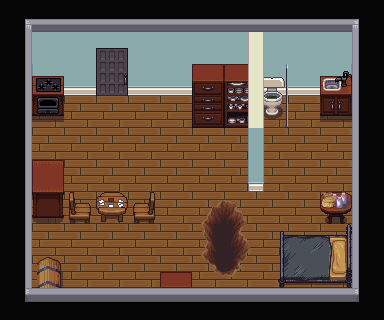

A level layout from a 2D game, rendered from its tile map. Below: a short description, then the map file with tile-grid data replaced by summaries:
An orthogonal 12x10 tile map with 32x32 px tiles, 4 tile layers (ground, terrain, terrain2, terrain3), 4 tilesets and 25 objects (PORTAL, hero).

<map version="1.0" orientation="orthogonal" renderorder="right-up" width="12" height="10" tilewidth="32" tileheight="32" backgroundcolor="#000000" nextobjectid="28">
 <tileset firstgid="1" name="dungeonex" tilewidth="32" tileheight="32" tilecount="100" columns="10">
  <image source="dungeonex.png" width="320" height="320" />
 </tileset>
 <tileset firstgid="101" name="house_inside_full" tilewidth="32" tileheight="32" tilecount="900" columns="30">
  <image source="house_inside_full.png" width="960" height="960" />
 </tileset>
 <tileset firstgid="1001" name="house_inside_full2" tilewidth="32" tileheight="32" tilecount="504" columns="24">
  <image source="house_inside_full2.png" width="768" height="672" />
 </tileset>
 <tileset firstgid="1505" name="terrain_atlas" tilewidth="32" tileheight="32" tilecount="1024" columns="32">
  <image source="terrain_atlas.png" width="1024" height="1024" />
 </tileset>
 <layer name="ground" width="12" height="10">
  <data>[120 cells, 120 non-empty, 9 distinct tile ids]</data>
 </layer>
 <layer name="terrain" width="12" height="10">
  <data>[120 cells, 48 non-empty, 33 distinct tile ids]</data>
 </layer>
 <layer name="terrain2" width="12" height="10">
  <data>[120 cells, 6 non-empty, 6 distinct tile ids]</data>
 </layer>
 <layer name="terrain3" width="12" height="10">
  <data>[120 cells, 8 non-empty, 4 distinct tile ids]</data>
 </layer>
 <objectgroup name="zindex">
  <object id="18" x="72" y="192">
   <polygon points="0,0 0,32 16,32 16,16 8,16" />
  </object>
  <object id="19" x="104" y="192">
   <polygon points="0,0 -8,8 0,24 0,32 24,32 24,24 24,8 16,0" />
  </object>
  <object id="20" x="136" y="208">
   <polygon points="0,0 0,16 16,16 24,-16 16,-16 16,-8 8,-8" />
  </object>
  <object id="21" x="32" y="160">
   <polygon points="0,0 32,0 32,64 0,64" />
  </object>
  <object id="22" x="40" y="264">
   <polygon points="0,0 8,-8 24,0 24,24 0,24" />
  </object>
  <object id="23" x="160" y="272">
   <polygon points="0,0 0,16 32,16 32,0" />
  </object>
  <object id="24" x="32" y="288">
   <polygon points="0,0 0,32 328,32 328,0" />
  </object>
  <object id="25" x="280" y="232">
   <polygon points="0,0 0,56 72,56 72,0" />
  </object>
  <object id="26" x="320" y="192">
   <polygon points="0,0 8,32 24,32 32,0" />
  </object>
 </objectgroup>
 <objectgroup name="collision">
  <object id="4" x="-8" y="-8">
   <polygon points="8,8 40,8 40,328 8,328" />
  </object>
  <object id="5" x="0" y="0">
   <polygon points="0,0 0,88 384,88 384,0" />
  </object>
  <object id="6" x="352" y="0">
   <polygon points="0,0 0,320 32,320 32,0" />
  </object>
  <object id="7" x="0" y="304">
   <polygon points="0,0 384,0 384,16 0,16" />
  </object>
  <object id="8" x="32" y="184">
   <polygon points="0,-8 32,-8 32,32 0,32" />
  </object>
  <object id="9" x="72" y="208">
   <polygon points="0,0 0,16 80,16 80,0 56,0 48,-8 32,-8 24,0" />
  </object>
  <object id="10" x="32" y="272">
   <polygon points="0,0 32,0 32,32 0,32" />
  </object>
  <object id="11" x="288" y="240">
   <polygon points="-8,0 -8,40 64,40 64,0" />
  </object>
  <object id="12" x="264" y="64">
   <polygon points="0,0 0,64 88,64 80,8" />
  </object>
  <object id="13" x="248" y="32">
   <polygon points="0,0 0,160 16,160 16,0" />
  </object>
  <object id="14" x="192" y="72">
   <polygon points="0,-8 0,56 56,56 56,-8" />
  </object>
  <object id="15" x="32" y="80">
   <polygon points="0,0 32,0 32,40 0,40" />
  </object>
  <object id="16" x="224" y="208">
   <polygon points="0,-8 -8,0 -24,16 -24,48 0,72 24,48 16,24 24,8 16,-8" />
  </object>
  <object id="17" x="320" y="200">
   <polygon points="0,0 8,24 24,24 32,0" />
  </object>
 </objectgroup>
 <objectgroup name="interactions">
  <object id="3" name="portal1" type="PORTAL" gid="2523" x="96" y="102" width="32" height="32" />
 </objectgroup>
 <objectgroup name="items" />
 <objectgroup name="path">
  <object id="27" name="hero" x="112" y="96">
   <polyline points="0,0 80,96" />
  </object>
 </objectgroup>
</map>
